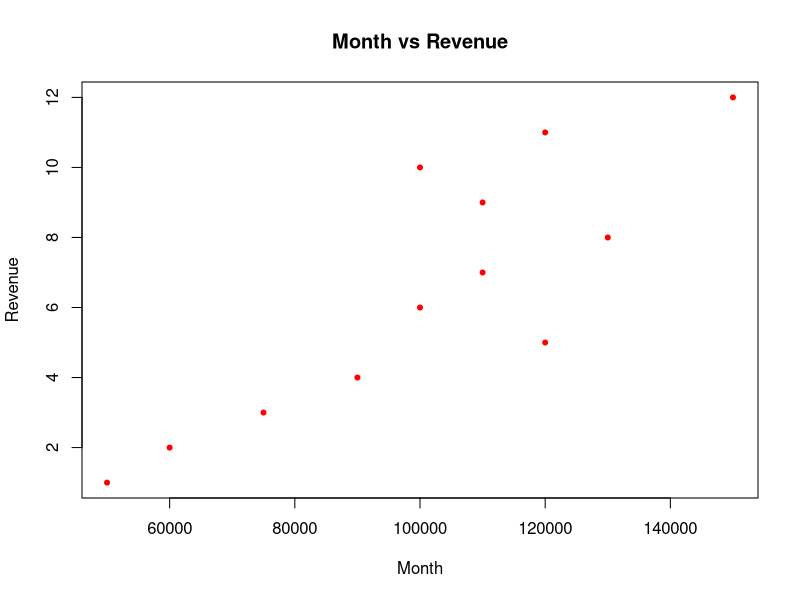

Reproduce this figure in R.
#scattered plot
mydata<-read.csv('practice.csv')
mydata

plot(mydata$Revenue,
        xlab='Month',
        ylab='Revenue',
        col='red',
        mydata$M,
        main='Month vs Revenue',
        pch=20)
